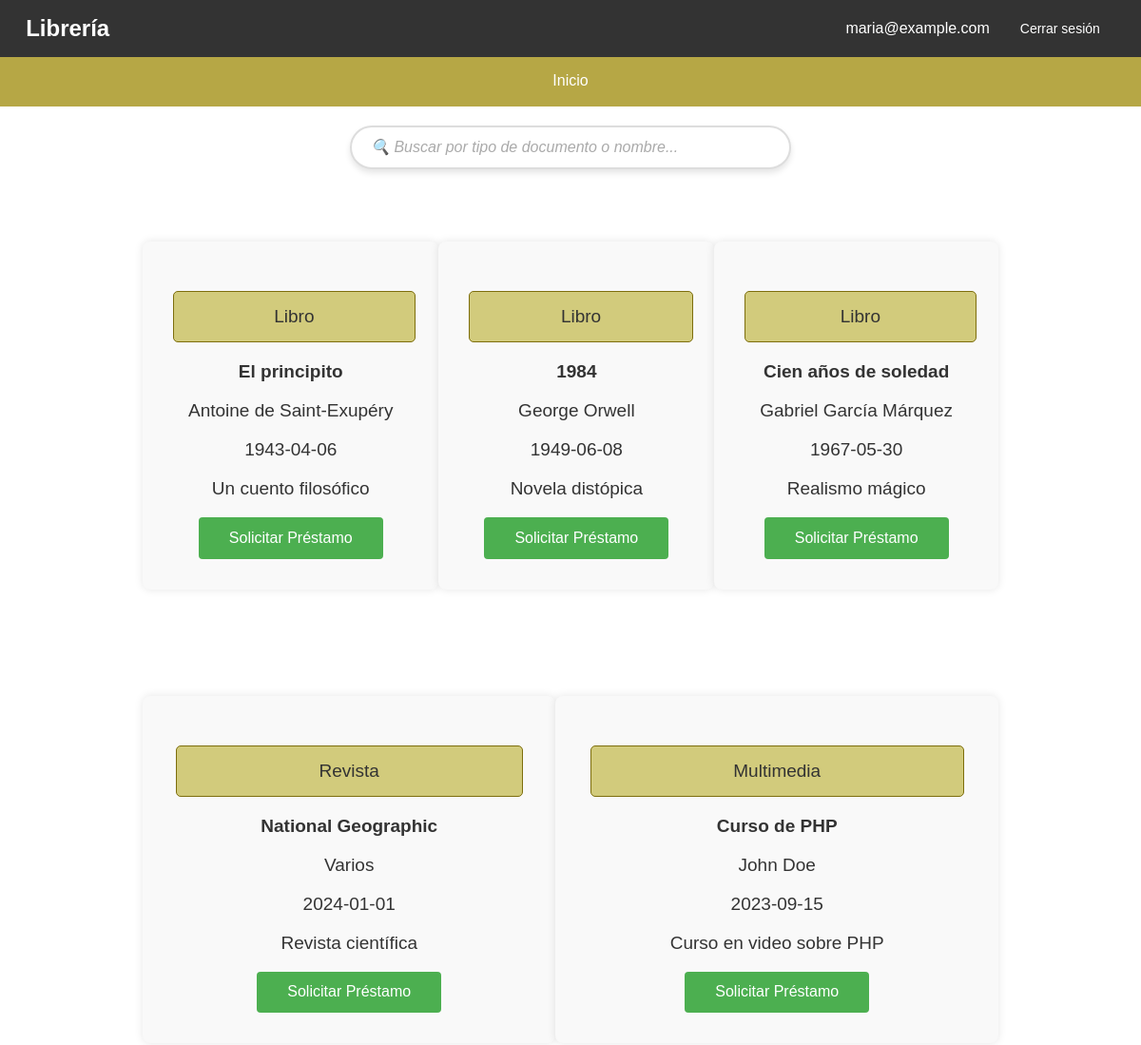
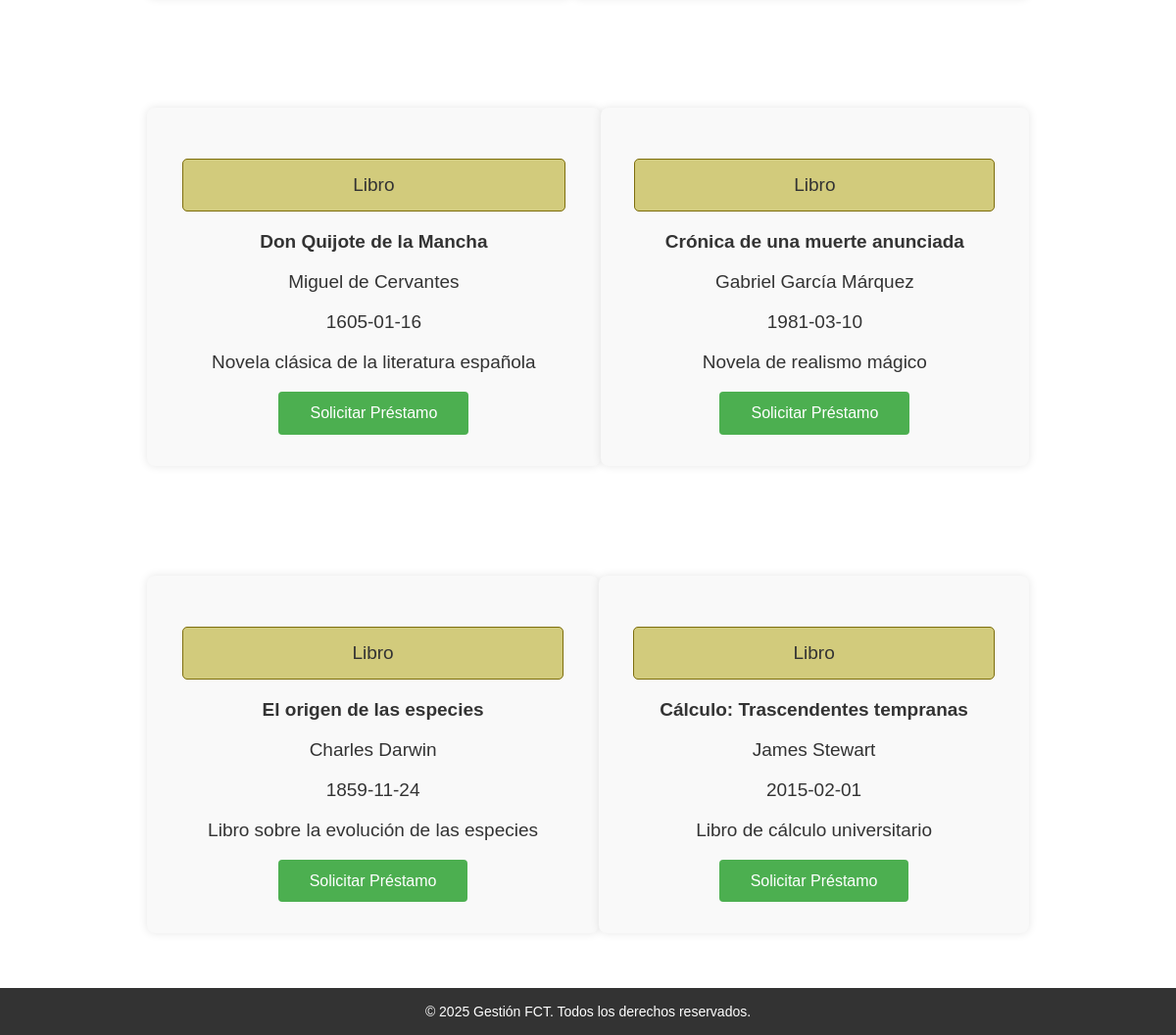
The app's page / (signed in) with its own data (2 pictures, top to bottom).
### tables this page shows
CREATE TABLE `documento` (
  `id` int(11) NOT NULL,
  `titulo` varchar(50) NOT NULL,
  `lista_autores` varchar(100) NOT NULL,
  `fecha_publicacion` date NOT NULL,
  `num_ejemplares` int(11) NOT NULL,
  `descripcion` varchar(100) NOT NULL,
  `materia` varchar(25) NOT NULL,
  `tipo` enum('libro','revista','multimedia') NOT NULL,
  `num_paginas` int(11) DEFAULT NULL,
  `frecuencia` int(11) DEFAULT NULL,
  `soporte` varchar(50) DEFAULT NULL
);

### controllers/DocumentoController.php (called while the page is built)
<?php
include '../models/Documento.php';
class DocumentoController {
    private $documentoModel;
    public function __construct($pdo) {
        $this->documentoModel = new Documento($pdo);
    }
    public function obtenerDocumentos() {
        return $this->documentoModel->obtenerDocumentos();
    }
}

### models/Documento.php (called while the page is built)
<?php
class Documento {
    private $pdo;
    public function __construct($pdo) {
        $this->pdo = $pdo;
    }
    public function obtenerDocumentos() {
        $query = "SELECT * FROM documento";
        $stmt = $this->pdo->prepare($query);
        $stmt->execute();
        return $stmt->fetchAll(PDO::FETCH_ASSOC);
    }
}

### public/index.php (the view, shortened to what this page needs)
<?php
include '../controllers/DocumentoController.php';
include '../config/conexionBd.php';
$documentoController = new DocumentoController($pdo);
$documentos = $documentoController->obtenerDocumentos();
?>
<!DOCTYPE html>
<html lang="es">
<head>
    <link rel="stylesheet" href="style.css">
</head>
<body>
<header>
        <nav class="nav-usuario" aria-label="nav-usuario">
            <div class="container-usuario">
                <span class="nombre-web">Librería</span>
                <div class="usuario-opciones">
                    <?php
                    if (isset($_SESSION['id'])) {
                        echo '<span class = "usuario">'.$_SESSION['email'].'</span><a href="../views/usuarios/logout.php" class="cerrar-sesion">Cerrar sesión</a>';
                    } else{
                        echo '<a href="../views/usuarios/login.php" class="cerrar-sesion">Iniciar sesión</a>';
                    }
                    ?>
                </div>
            </div>
        </nav>
        <nav class="nav-navegacion">
            <div class="container-navegacion">
                <ul class="menu" id="navNavegacion">
                    <li><a href="index.php">Inicio</a></li>
                </ul>
            </div>
        </nav>
    </header>
    <main>
        <div class="buscador">
                <input type="text" id="buscador" placeholder="🔍 Buscar por tipo de documento o nombre..." onkeyup="filtrarDocumentos()">
        </div>
        <div class="containerDocumentos">
    <?php
    if (!empty($documentos)) {
        foreach ($documentos as $documento) {
            echo '<div class="containerDatos item-documento" data-tipo = "'. htmlspecialchars($documento['tipo']).'" data-nombre = "'. htmlspecialchars($documento['titulo']).'"  data-autor = "'. htmlspecialchars($documento['lista_autores']).'">
                <p class = "otroMensaje">' . htmlspecialchars(ucfirst($documento['tipo'])) . '</p>
                <p class = "tituloDocumento">' . htmlspecialchars($documento['titulo']) . '</p>
                <p>' . htmlspecialchars($documento['lista_autores']) . '</p>
                <p>' . htmlspecialchars($documento['fecha_publicacion']) . '</p>
                <p>' . htmlspecialchars($documento['descripcion']) . '</p>';
                if (!empty($_SESSION['email'])) {
                    echo '
                        <form action="../controllers/PrestamoController.php" method="POST">
                            <input type="hidden" name="id_documento" value="'.htmlspecialchars($documento['id']).'">
                            <input type="hidden" name="id_usuario" value="'.htmlspecialchars($_SESSION['id']).'">
                            <center><button type="submit" class="boton-enviar">Solicitar Préstamo</button></center>
                        </form>';
                }
            echo '</div>';
        }
    } else {
        echo '<p class = "mensaje">No hay documentos disponibles.</p>';
    }
    ?>
        </div>
    </main>
    <footer class = "footer">
    <div class="footer-container">
            <p>&copy; 2025 Gestión FCT. Todos los derechos reservados.</p>
        </div>
</footer>
</body>
</html>

### public/style.css (style rules this page uses)
body { font-family: Arial, sans-serif; margin: 0; padding: 0; display: flex; flex-direction: column; height: 100vh; }
a { text-decoration: none; color: white; }
.nav-navegacion { background-color: #b6a745; color: white; padding: 1em 0; }
.container-navegacion { text-align: center; }
.menu { list-style-type: none; margin: 0; padding: 0; }
.menu li { display: inline-block; margin: 0 1.5em; position: relative; }
.menu li a { color: white; text-decoration: none; font-size: 16px; transition: color 0.3s ease; }
.menu li a::after { content: ''; display: block; width: 0%; height: 2px; background-color: #333333; transition: width 0.3s ease; }
header { width: 100%; }
.nav-usuario { background-color: #333333; padding: 1em 0; }
.container-usuario { display: flex; justify-content: space-between; align-items: center; padding: 0 1.7em; }
.nombre-web { color: white; font-size: 24px; font-weight: bold; }
.usuario-opciones { display: flex; align-items: center; margin-right: 1em; }
.usuario { color: white; margin-right: 2em; transition: color 0.3s ease; }
.cerrar-sesion { color: white; text-decoration: none; font-size: 14px; transition: color 0.3s ease; }
.buscador { display: flex; justify-content: center; margin: 20px 0; position: relative; }
.buscador input { width: 50%; max-width: 400px; padding: 12px 40px 12px 20px; font-size: 16px; border: 2px solid #ddd; border-radius: 25px; outline: none; transition: all 0.3s ease-in-out; background-color: #fff; box-shadow: 0px 4px 6px rgba(0, 0, 0, 0.1); }
.buscador input::placeholder { color: #aaa; font-style: italic; }
.buscador::before { position: absolute; left: 15px; top: 50%; transform: translateY(-50%); font-size: 18px; color: #aaa; }
main { flex: 1; }
.containerDocumentos { display: flex; flex-wrap: wrap; margin: auto; width: 75%; }
.tituloDocumento { font-size: 3em; font-weight: bold; }
.formulario, .containerDatos, .bienvenidaForm { max-width: 700px; margin: 3.5em auto; padding: 2em; background-color: #f9f9f9; border-radius: 8px; box-shadow: 0 0 10px rgba(0, 0, 0, 0.1); }
.containerDatos { flex-grow: 1; flex-basis: 200; }
.containerDatos p { font-size: 19px; color: #333; text-align: center; }
.boton-enviar, .boton-borrar, .boton-editar { padding: 0.8em 2em; font-size: 16px; border: none; border-radius: 4px; cursor: pointer; transition: background-color 0.3s ease; }
.boton-enviar { background-color: #4CAF50; color: white; }
.mensaje, .mensajeBueno, .otroMensaje, .mensajeAzul { text-align: center; font-size: 18px; padding: 15px; border-radius: 5px; width: 50%; margin: 20px auto; }
.otroMensaje { width: 90%; color: #77690d; background-color: #b1a4138a; border: 1px solid #7d6e0d; }
.footer { background-color: #333333; color: white; padding: 1em 0; text-align: center; position: relative; width: 100%; bottom: 0; }
.footer-container p { margin: 0; font-size: 14px; }
@media screen and (min-width: 769px) { .container-usuario { flex-direction: row; justify-content: space-between; } }

### records on screen
documento: tipo "Libro", titulo "El principito", lista_autores "Antoine de Saint-Exupéry", fecha_publicacion "1943-04-06", descripcion "Un cuento filosófico"
documento: tipo "Libro", titulo "1984", lista_autores "George Orwell", fecha_publicacion "1949-06-08", descripcion "Novela distópica"
documento: tipo "Libro", titulo "Cien años de soledad", lista_autores "Gabriel García Márquez", fecha_publicacion "1967-05-30", descripcion "Realismo mágico"
documento: tipo "Revista", titulo "National Geographic", lista_autores "Varios", fecha_publicacion "2024-01-01", descripcion "Revista científica"
documento: tipo "Multimedia", titulo "Curso de PHP", lista_autores "John Doe", fecha_publicacion "2023-09-15", descripcion "Curso en video sobre PHP"
documento: tipo "Libro", titulo "Don Quijote de la Mancha", lista_autores "Miguel de Cervantes", fecha_publicacion "1605-01-16", descripcion "Novela clásica de la literatura española"
documento: tipo "Libro", titulo "Crónica de una muerte anunciada", lista_autores "Gabriel García Márquez", fecha_publicacion "1981-03-10", descripcion "Novela de realismo mágico"
documento: tipo "Libro", titulo "El origen de las especies", lista_autores "Charles Darwin", fecha_publicacion "1859-11-24", descripcion "Libro sobre la evolución de las especies"
documento: tipo "Libro", titulo "Cálculo: Trascendentes tempranas", lista_autores "James Stewart", fecha_publicacion "2015-02-01", descripcion "Libro de cálculo universitario"

### other values on screen
$_SESSION['email'] "maria@example.com"
